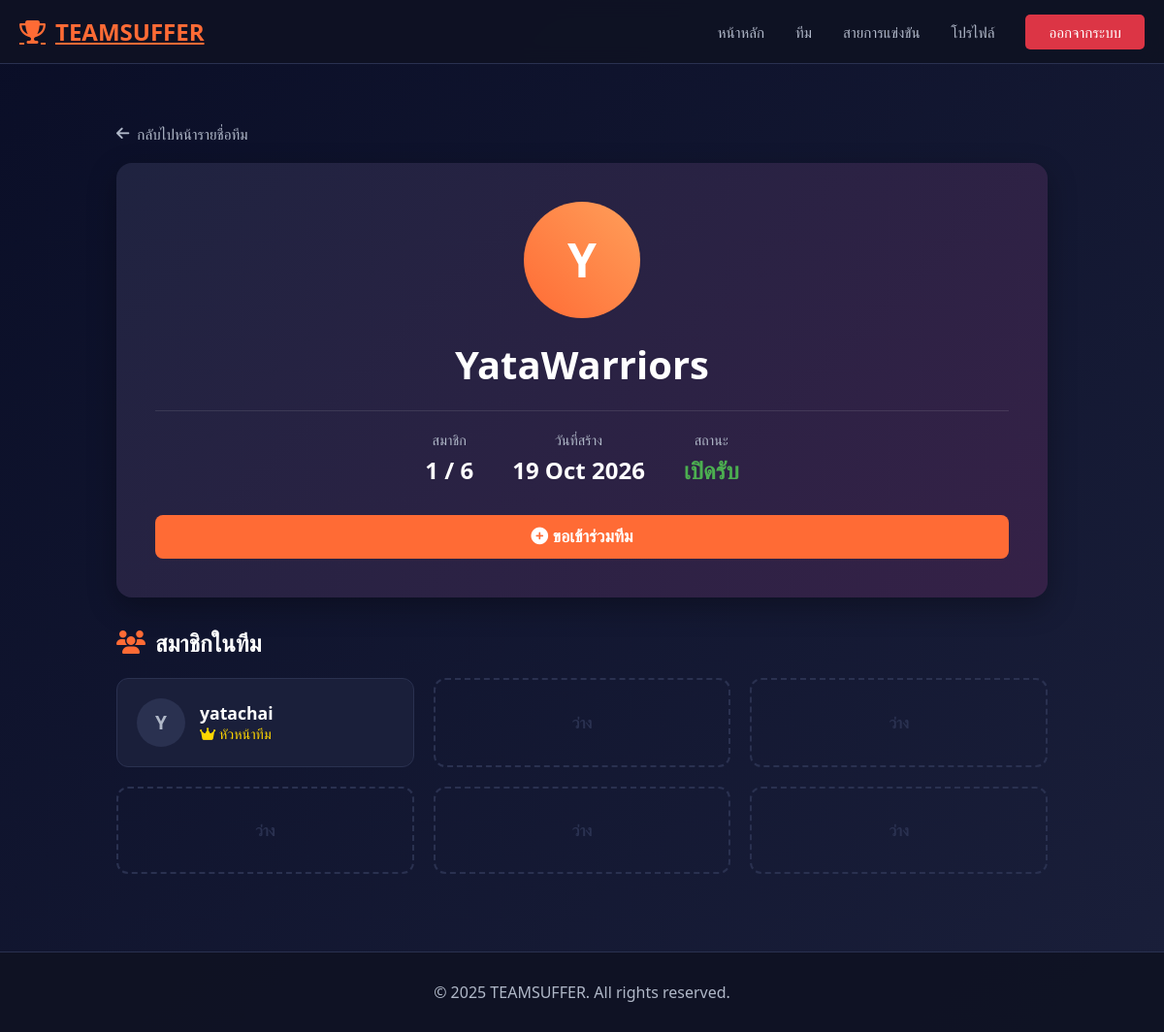
The page /teams/30/ (signed in) on the database its author committed.
### teams/models.py (models this page shows, shortened)
class Team(models.Model):
    name = models.CharField(max_length=100)
    description = models.TextField(blank=True)
    logo = models.ImageField(upload_to='teams/logos/', blank=True, null=True)
    logo_url = models.URLField(blank=True)
    join_code = models.CharField(max_length=32, blank=True, null=True)
    created_by = models.ForeignKey(
        settings.AUTH_USER_MODEL,        # ใช้ User ของ Django
        on_delete=models.CASCADE,        # ถ้าลบ user นี้ ทีมที่สร้างโดย user นี้จะถูกลบด้วย
        related_name='teams_created'     # ใช้เข้าถึงจาก user.teams_created
    )
    STATUS_CHOICES = [
        ('active', 'Active'),
        ('disbanded', 'Disbanded'),
        ('pending', 'Pending'),
    ]
    status = models.CharField(
        max_length=20,
        choices=STATUS_CHOICES,
        default='active',
    )
    game = models.ForeignKey(
        'tournaments.Game',
        on_delete=models.SET_NULL,
        null=True,
        blank=True,
        related_name='teams'
    )
    created_at = models.DateTimeField(auto_now_add=True)  # เซ็ตตอนสร้างครั้งแรก
    updated_at = models.DateTimeField(auto_now=True)      # อัปเดตทุกครั้งที่ save()

class TeamMember(models.Model):
    team = models.ForeignKey(
        Team,
        on_delete=models.CASCADE,
        related_name='members'  # team.members.all() จะได้สมาชิกทุกคนในทีม
    )
    user = models.ForeignKey(
        settings.AUTH_USER_MODEL,
        on_delete=models.CASCADE,
        related_name='team_memberships'  # user.team_memberships.all()
    )
    ROLE_CHOICES = [
        ('leader', 'Leader'),
        ('member', 'Member'),
    ]
    role_in_team = models.CharField(
        max_length=10,
        choices=ROLE_CHOICES,
        default='member',
    )
    STATUS_CHOICES = [
        ('pending', 'Pending'),
        ('accepted', 'Accepted'),
        ('rejected', 'Rejected'),
    ]
    status = models.CharField(
        max_length=10,
        choices=STATUS_CHOICES,
        default='pending',
    )
    joined_at = models.DateTimeField(auto_now_add=True)
    left_at = models.DateTimeField(null=True, blank=True)
    class Meta:
        unique_together = ('team', 'user')

### teams/views.py (the view)
# urls.py: path('teams/<int:pk>/', teams_views.team_detail_view, name='team_detail'),
@login_required
def team_detail_view(request, pk):
    team = get_object_or_404(Team, pk=pk)
    is_member = team.members.filter(user=request.user).exists()
    current_count = team.members.count()
    empty_slots = max(0, 6 - current_count)
    empty_slots_range = range(empty_slots)
    from tournaments.models import TournamentRegistration
    registration = TournamentRegistration.objects.select_related('tournament').filter(
        team=team,
        tournament__status__in=['open', 'ongoing']
    ).first()
    current_tournament = registration.tournament if registration else None
    return render(request, 'teams/detail.html', {
        'team': team,
        'is_member': is_member,
        'empty_slots_range': empty_slots_range,
        'current_tournament': current_tournament
    })

### templates/teams/detail.html (shortened to what this page needs)
{% extends 'base.html' %}
{% load static %}
{% block content %}
<div class="container" style="max-width: 1000px; margin: 40px auto; padding: 20px;">
    <a href="{% url 'teams_frontend' %}"
        style="display:inline-flex;align-items:center;color:#b0b8c8;text-decoration:none;margin-bottom:20px;font-size:0.95rem;transition:color 0.3s">
        <i class="fas fa-arrow-left" style="margin-right:8px;"></i> กลับไปหน้ารายชื่อทีม
    </a>
    <div
        style="background: linear-gradient(135deg, #1f2340 0%, #352147 100%); border-radius: 16px; overflow: hidden; box-shadow: 0 10px 30px rgba(0,0,0,0.3); margin-bottom: 30px;">
        <div style="padding: 40px; text-align: center; position: relative;">
            {% if team.logo %}
            <div
                style="width: 120px; height: 120px; margin: 0 auto 20px; border-radius: 50%; overflow: hidden; border: 4px solid rgba(255,255,255,0.1); background: #1a1f3a;">
                <img src="{{ team.logo.url }}" alt="{{ team.name }}"
                    style="width: 100%; height: 100%; object-fit: cover;">
            </div>
            {% else %}
            <div
                style="width: 120px; height: 120px; margin: 0 auto 20px; border-radius: 50%; background: linear-gradient(45deg, #ff6b35, #ff9f5a); display: flex; align-items: center; justify-content: center; font-size: 3rem; font-weight: bold; color: white;">
                {{ team.name|slice:":1"|upper }}
            </div>
            {% endif %}
            <h1 style="color: white; margin-bottom: 10px; font-size: 2.5rem;">{{ team.name }}</h1>
            <div
                style="display: flex; justify-content: center; gap: 40px; margin-top: 20px; border-top: 1px solid rgba(255,255,255,0.1); padding-top: 20px;">
                <div>
                    <div style="font-size: 0.9rem; color: #b0b8c8; margin-bottom: 5px;">สมาชิก</div>
                    <div style="font-size: 1.5rem; font-weight: bold; color: white;">{{ team.members.count }} / 6</div>
                </div>
                <div>
                    <div style="font-size: 0.9rem; color: #b0b8c8; margin-bottom: 5px;">วันที่สร้าง</div>
                    <div style="font-size: 1.5rem; font-weight: bold; color: white;">{{ team.created_at|date:"d M Y" }}
                    </div>
                </div>
                <div>
                    <div style="font-size: 0.9rem; color: #b0b8c8; margin-bottom: 5px;">สถานะ</div>
                    <div
                        style="font-size: 1.5rem; font-weight: bold; color: {% if team.members.count < 6 %}#4caf50{% else %}#f44336{% endif %};">
                        {% if team.members.count < 6 %}เปิดรับ{% else %}เต็ม{% endif %} </div>
                    </div>
                </div>
                {% if request.user.is_authenticated %}
                {% if not is_member and team.members.count < 6 %} <form method="post"
                    action="{% url 'teams_frontend' %}" style="margin-top: 30px;">
                    <button type="submit" class="btn"
                        style="background: #ff6b35; color: white; border: none; padding: 12px 30px; border-radius: 8px; font-weight: bold; cursor: pointer; font-size: 1.1rem; transition: all 0.3s;">
                        <i class="fas fa-plus-circle me-2"></i> ขอเข้าร่วมทีม
                    </button>
                    </form>
                    {% elif is_member %}
                    <div style="margin-top: 30px; color: #4caf50; font-weight: bold;">
                        <i class="fas fa-check-circle me-2"></i> คุณเป็นสมาชิกทีมนี้แล้ว
                    </div>
                    {% endif %}
                    {% endif %}
            </div>
        </div>
        <h2 style="color: white; margin-bottom: 20px; display: flex; align-items: center; gap: 10px;">
            <i class="fas fa-users" style="color: #ff6b35;"></i> สมาชิกในทีม
        </h2>
        <div style="display: grid; grid-template-columns: repeat(auto-fill, minmax(280px, 1fr)); gap: 20px;">
            {% for member in team.members.all %}
            <div
                style="background: #1a1f3a; border: 1px solid #2a3150; border-radius: 12px; padding: 20px; display: flex; align-items: center; gap: 15px; transition: transform 0.3s;">
                <div
                    style="width: 50px; height: 50px; background: #2a3150; border-radius: 50%; display: flex; align-items: center; justify-content: center; color: #b0b8c8; font-weight: bold; font-size: 1.2rem;">
                    {{ member.user.username|slice:":1"|upper }}
                </div>
                <div style="flex: 1;">
                    <div style="color: white; font-weight: bold; font-size: 1.1rem;">{{ member.user.username }}</div>
                    <div
                        style="color: {% if member.role_in_team == 'leader' %}#ffd700{% else %}#b0b8c8{% endif %}; font-size: 0.9rem;">
                        {% if member.role_in_team == 'leader' %}
                        <i class="fas fa-crown me-1"></i> หัวหน้าทีม
                        {% else %}
                        สมาชิก
                        {% endif %}
                    </div>
                </div>
            </div>
            {% endfor %}
            {% if team.members.count < 6 %} {% for i in empty_slots_range %} <div
                style="border: 2px dashed #2a3150; border-radius: 12px; padding: 20px; display: flex; align-items: center; justify-content: center; min-height: 90px;">
                <span style="color: #2a3150; font-weight: bold;">ว่าง</span>
        </div>
        {% endfor %}
        {% endif %}
    </div>
</div>
{% endblock %}

### static/css/style.css (style rules this page uses)
:root { --primary-color: #ff6b35; --secondary-color: #004e89; --dark-bg: #0a0e27; --card-bg: #1a1f3a; --text-primary: #ffffff; --text-secondary: #b0b8c8; --border-color: #2a3150; }
*, *::before, *::after { margin: 0; padding: 0; box-sizing: border-box; }
html, body { overflow-x: hidden; max-width: 100vw; width: 100%; }
body { background: linear-gradient(135deg, #0a0e27 0%, #1a1f3a 100%); color: var(--text-primary); font-family: 'Segoe UI', Tahoma, Geneva, Verdana, sans-serif; min-height: 100vh; }
.btn { display: inline-block; padding: 10px 20px; border-radius: 6px; text-decoration: none; font-weight: bold; transition: all 0.3s ease; cursor: pointer; border: none; text-align: center; width: 100%; }

### rows shown on the page
Team: name "Y", name "YataWarriors", members.count "1", created_at "19 Oct 2026"
TeamMember: user.username "Y", user.username "yatachai", role_in_team "leader" (drawn)
